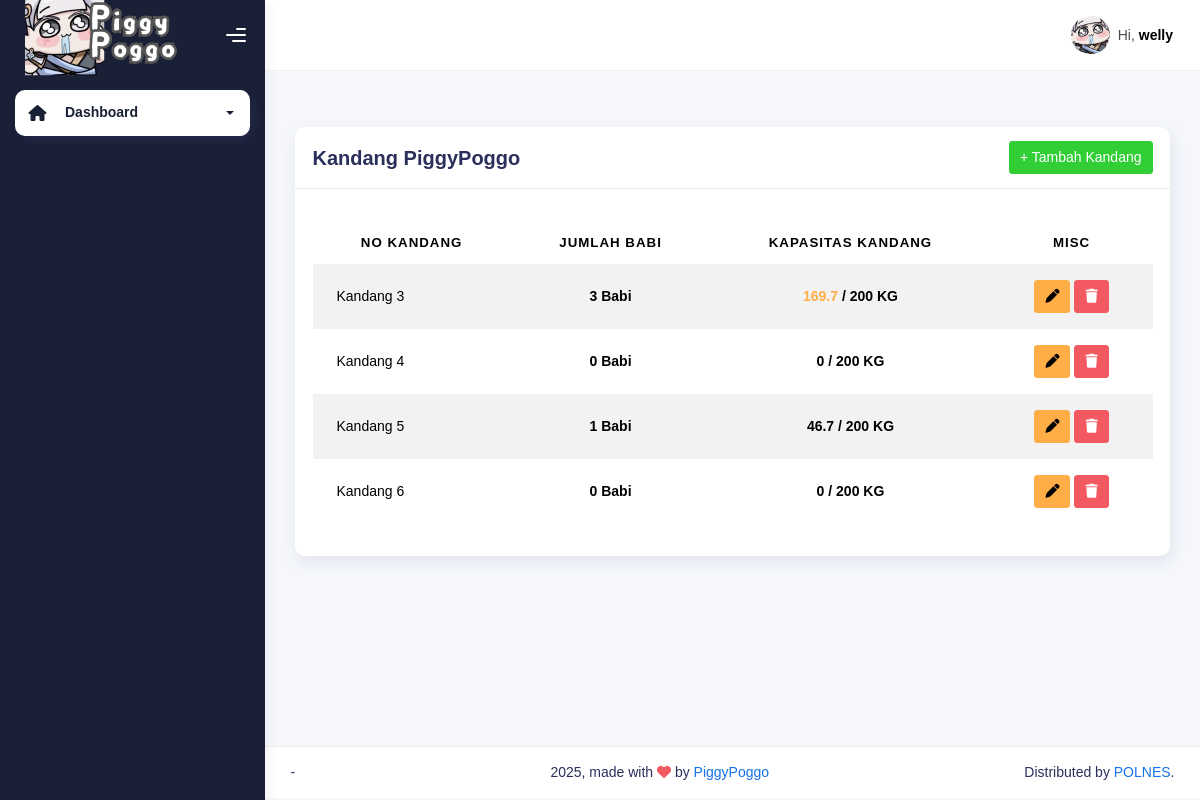
Page /kandang (signed in) on the committed database.
### piggypoggo_app/models.py (models this page shows)
class Kandang(models.Model):
    nomor_kandang = models.IntegerField(null=True, blank=True)
    def __str__(self):
        return f'{self.nomor_kandang}'

### piggypoggo_app/views.py (the view)
# urls.py: path('kandang', views.kandang, name="kandang"),
@login_required
@status_required([1, 2])
def kandang(request):
    all_kandangs = Kandang.objects.all()
    for kandang in all_kandangs:
        count = 0
        berat = 0
        all_babis = Babi.objects.filter(kandang=kandang)
        for babi in all_babis:
            babi.laporan = Laporan.objects.filter(babi=babi).last()
            berat += Decimal(babi.laporan.berat_badan)
        count += all_babis.count()
        kandang.banyaknya_babi = count
        kandang.berat_kandang = berat
    context = {
        'on': 'kandang',
        'all_kandangs': all_kandangs,
    }
    return render(request, 'kandang.html', context)

### piggypoggo_app/templates/kandang.html (shortened to what this page needs)
{% extends "base-dashboard.html" %} {% load static %}
{% block content %}
<div class="container">
    <div class="page-inner">
        <div class="page-header">
        </div>
        <div class="row">
            <div class="col-md-12">
                <div class="card">
                    <div class="card-header" style="display: flex; justify-content: space-between; align-items: center;">
                        <div class="card-title" style="margin-right: 10px;">Kandang PiggyPoggo</div>
                        <div>
                            <a href="{% url 'tambah-kandang' %}" class="btn btn-success" style="font-size: inherit; padding: 5px 10px;">+ Tambah Kandang</a>
                        </div>
                    </div>
                    <div class="card-body">
                        <table class="table table-striped mt-3">
                        <thead>
                            <tr>
                            <th scope="col" style="text-align: center;">No Kandang</th>
                            <th scope="col" style="text-align: center;">Jumlah Babi</th>
                            <th scope="col" style="text-align: center;">Kapasitas Kandang</th>
                            <th scope="col" style="text-align: center;">MISC</th>
                            </tr>
                        </thead>
                        <tbody>
                            {% for kandang in all_kandangs %}
                            <tr>
                                <td>Kandang {{ kandang }}</td>
                                <td style="text-align: center;"><b>{{ kandang.banyaknya_babi }} Babi</b></td>
                                <td style="text-align: center;"><b><span class="{% if kandang.berat_kandang > 200 %}text-danger{% elif kandang.berat_kandang > 150 %}text-warning{% endif %}">{{ kandang.berat_kandang }}</span> / 200 KG</b></td>
                                <td style="text-align: center;">
                                    <a href="{% url 'edit-kandang' kandang_pk=kandang.pk %}" class="btn btn-warning" style="font-size: inherit; padding: 5px 10px;">
                                        <i class="fa fa-pen"></i>
                                    </a>
                                    <a href="#" class="btn btn-danger" style="font-size: inherit; padding: 5px 10px;" data-bs-toggle="modal" data-bs-target="#confirmDeleteModal{{ kandang.pk }}">
                                        <i class="fa fa-trash"></i>
                                    </a>
                                </td>
                            </tr>
                            {% endfor %}
                        </tbody>
                        </table>
                    </div>
                </div>
            </div>
        </div>
    </div>
</div>
{% endblock content %}

### piggypoggo_app/templates/base-dashboard.html (shortened to what this page needs)
{% load static %}
<!DOCTYPE html>
<html lang="en">
  <head>
    <link rel="stylesheet" href="{% static 'css/bootstrap.min.css' %}" />
    <link rel="stylesheet" href="{% static 'css/plugins.min.css' %}" />
    <link rel="stylesheet" href="{% static 'css/piggypoggo.min.css' %}" />
    <link rel="stylesheet" href="https://cdnjs.cloudflare.com/ajax/libs/bootstrap/5.3.3/css/bootstrap-grid.min.css" />
    <link href="https://cdn.jsdelivr.net/npm/select2@4.1.0-rc.0/dist/css/select2.min.css" rel="stylesheet" />
    <link rel="stylesheet" href="https://cdnjs.cloudflare.com/ajax/libs/font-awesome/6.5.1/css/all.min.css">
  </head>
  <body>
    <div class="wrapper">
      <div class="sidebar sidebar-style-2" data-background-color="dark">
        <div class="sidebar-logo">
          <div class="logo-header" data-background-color="dark">
            <a href="index.html" class="logo">
              <img src="{% static 'img/piggypoggo/jinhsilogo.png' %}" alt="navbar brand" class="navbar-brand" height="90" style=""/>
            </a>
            <div class="nav-toggle">
              <button class="btn btn-toggle toggle-sidebar">
                <i class="gg-menu-right"></i>
              </button>
            </div>
          </div>
        </div>
        <div class="sidebar-wrapper scrollbar scrollbar-inner">
          <div class="sidebar-content">
            <ul class="nav nav-secondary">
              <li class="nav-item active">
                <a data-bs-toggle="collapse" href="#dashboard" class="collapsed" aria-expanded="false">
                  <i class="fas fa-home"></i>
                  <p>Dashboard</p>
                  <span class="caret"></span>
                </a>
              </li>
            </ul>
          </div>
        </div>
      </div>
      <div class="main-panel">
        <div class="main-header">
          <nav class="navbar navbar-header navbar-header-transparent navbar-expand-lg border-bottom">
            <div class="container-fluid">
              <ul class="navbar-nav topbar-nav ms-md-auto align-items-center">
                <li class="nav-item topbar-user dropdown hidden-caret">
                  <a class="dropdown-toggle profile-pic" data-bs-toggle="dropdown" href="#" aria-expanded="false">
                    <div class="avatar-sm">
                      <img
                        src="{% static 'img/piggypoggo/jinhsi-icon.png' %}"
                        alt="..."
                        class="avatar-img rounded-circle"
                      />
                    </div>
                    <span class="profile-username">
                      <span class="op-7">Hi,</span>
                      <span class="fw-bold">{{ request.user }}</span>
                    </span>
                  </a>
                </li>
              </ul>
            </div>
          </nav>
        </div>
        {% block content %}{% endblock content %}
      <footer class="footer">
          <div class="container-fluid d-flex justify-content-between">
            <nav class="pull-left">
              <ul class="nav">
                <li class="nav-item">
                  -
                </li>
              </ul>
            </nav>
            <div class="copyright">
              2025, made with <i class="fa fa-heart heart text-danger"></i> by
              <a href="">PiggyPoggo</a>
            </div>
            <div>
              Distributed by
              <a target="_blank" href="">POLNES</a>.
            </div>
          </div>
        </footer>
      </div>
    </div>
  </body>
</html>

### rows in the picture
Kandang: nomor_kandang "3", banyaknya_babi "3", berat_kandang "169.7"
Kandang: nomor_kandang "4", banyaknya_babi "0", berat_kandang "0"
Kandang: nomor_kandang "5", banyaknya_babi "1", berat_kandang "46.7"
Kandang: nomor_kandang "6", banyaknya_babi "0", berat_kandang "0"

### other values in the picture
{{ request.user }} "welly"
